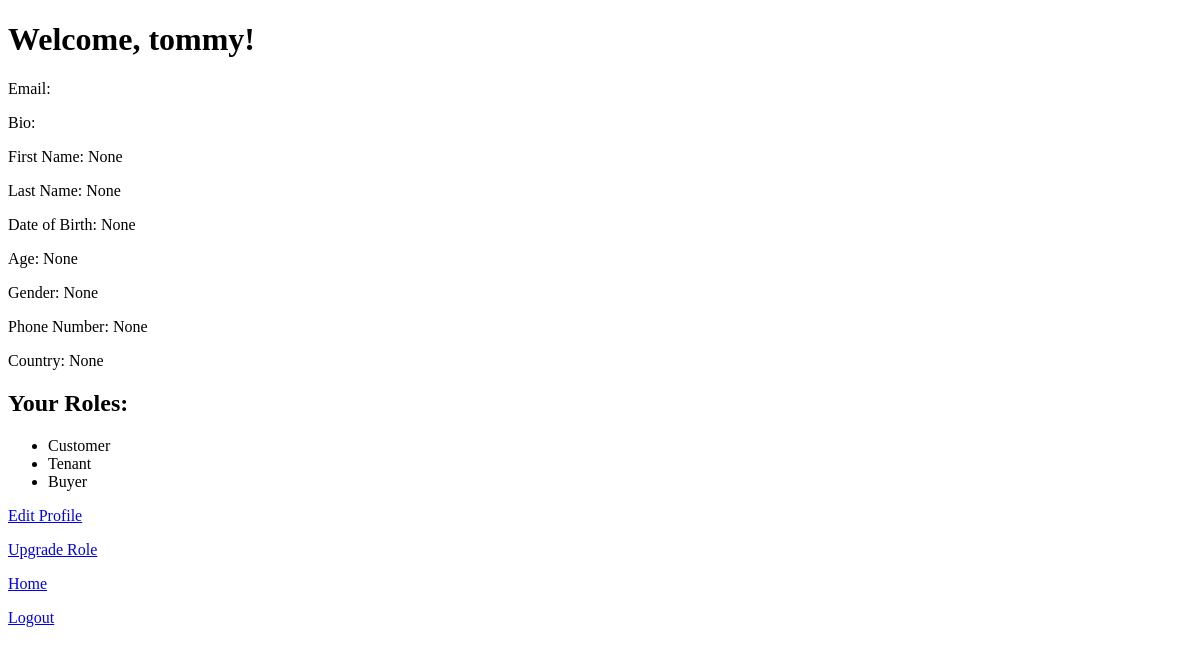
Page /accounts/dashboard/ (signed in) on the earlier database version.
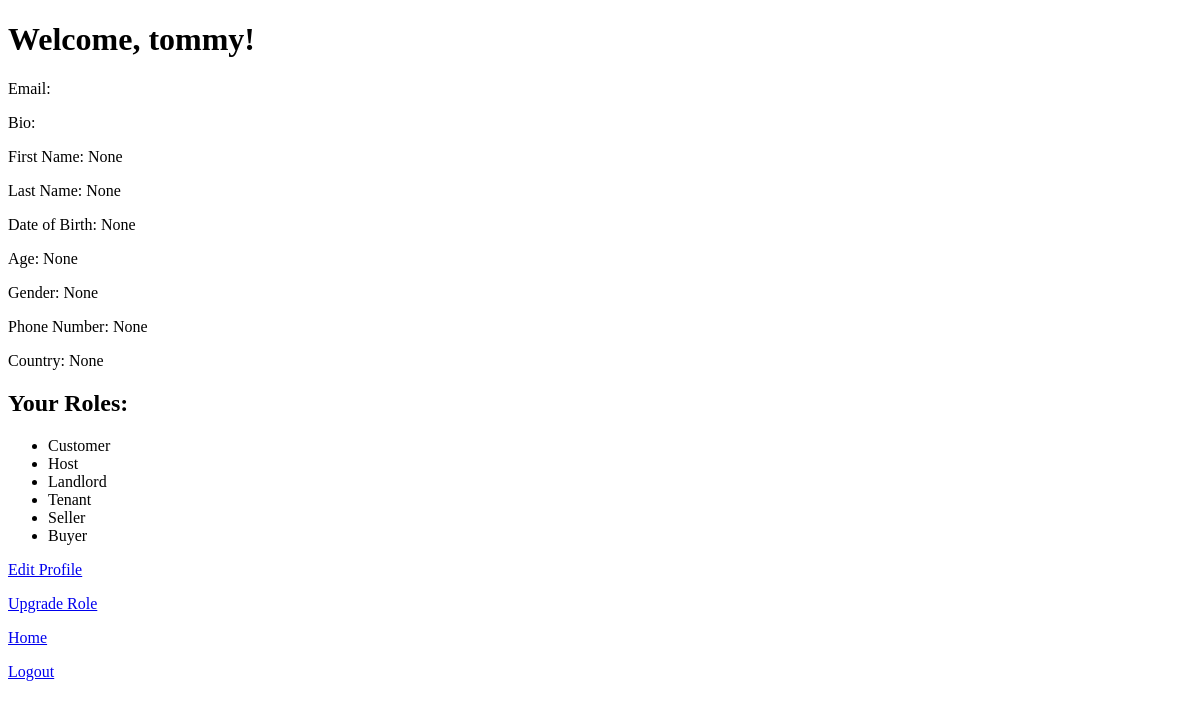
Same page on the later database version.
### accounts/views.py (the view)
# urls.py: path('dashboard/', views.user_profile_view, name='user_profile_dashboard'),
@login_required
def user_profile_view(request):
    user = request.user
    profile, created = Profile.objects.get_or_create(user=user)
    context = {
        'user': user,
        'profile': profile,
    }
    return render(request, 'accounts/profile_view.html', context)

### accounts/templates/accounts/profile_view.html (shortened to what this page needs)
<!DOCTYPE html>
<html lang="en">
<head>
</head>
<body>
    <h1>Welcome, {{ user.username }}!</h1>
    <p>Email: {{ user.email }}</p>
    <p>Bio: {{ profile.bio }}</p>
    <p>First Name: {{ user.first_name }}</p>
    <p>Last Name: {{ user.last_name }}</p>
    <p>Date of Birth: {{ user.date_of_birth }}</p>
    <p>Age: {{ user.age }}</p>
    <p>Gender: {{ user.gender }}</p>
    <p>Phone Number: {{ user.phone_number }}</p>
    <p>Country: {{ user.country }}</p>
    <h2>Your Roles:</h2>
    <ul>
        {% if user.is_customer %}<li>Customer</li>{% endif %}
        {% if user.is_host %}<li>Host</li>{% endif %}
        {% if user.is_landlord %}<li>Landlord</li>{% endif %}
        {% if user.is_tenant %}<li>Tenant</li>{% endif %}
        {% if user.is_seller %}<li>Seller</li>{% endif %}
        {% if user.is_buyer %}<li>Buyer</li>{% endif %}
    </ul>
    <p><a href="{% url 'accounts:user_profile_edit' %}">Edit Profile</a></p>
    <p><a href="{% url 'accounts:upgrade_role' %}">Upgrade Role</a></p>
    <p><a href="{% url 'homepage' %}">Home</a></p>
    <p><a href="{% url 'accounts:logout' %}">Logout</a></p>
</body>
</html>

Differences in the rows shown:
changed User "tommy": is_host False → True (drawn); is_landlord False → True (drawn); is_seller False → True (drawn)
Other differences:
text now shown: "Host Landlord Seller"
